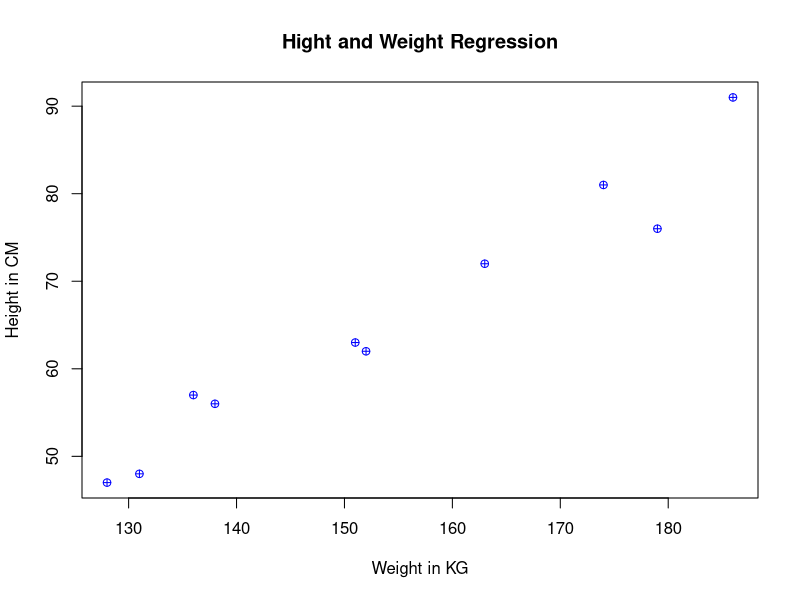

Recreate this plot in R.
#Y is the responsible variables
#x is the predictor variable
#a & b are constants which are called the coefficients

#relationship model useng R

#find the coefficients from the model created
#and create the mathmatical equation using these

#y = ax + b
#get a summart of the relationship model to know the average 
#lm(formula, data)

#Create relationship model & get the coefficients

x_height <- c(151, 174, 138, 186, 128, 136, 179, 163, 152, 131)
y_weight <- c(63, 81, 56, 91, 47, 57, 76, 72, 62, 48)

plot(x_height, y_weight,
     col= "blue",
     main = "Hight and Weight Regression",
     abline(lm(x_height~y_weight)),
     cex = 1.0, pch = 10,
     xlab = "Weight in KG",
     ylab = "Height in CM")

#apply lm function
relation <- lm(y_weight~x_height)

relation

#visualisation of the regression graphically


summary(relation)

#y= -38.45509 + 0.67461 

#predict
a <- data.frame(x_height = 170)

result <- predict(relation, a)
result

result1 <- predict(relation, a, interval = 'confidence')

result1